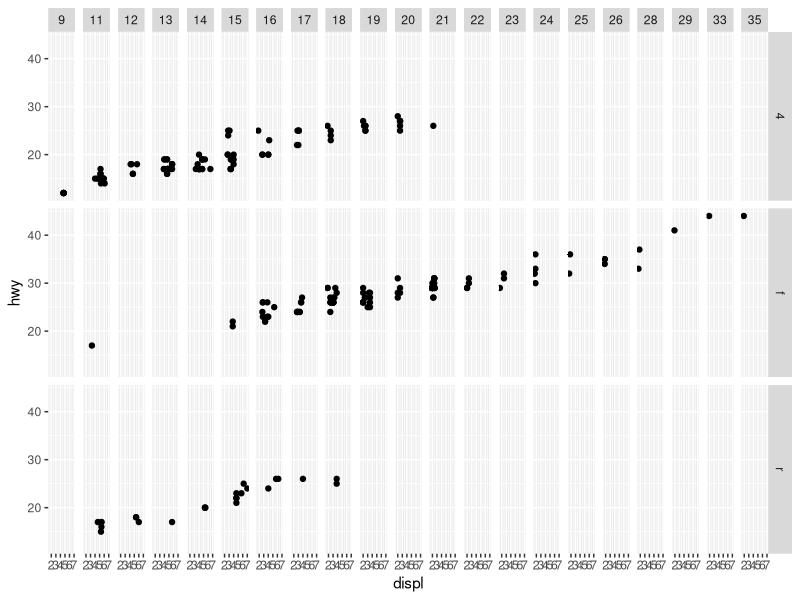
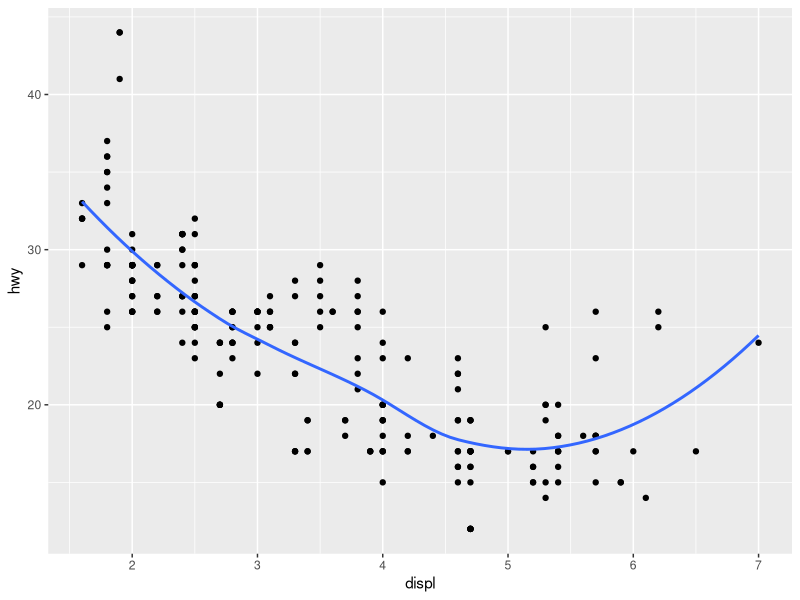
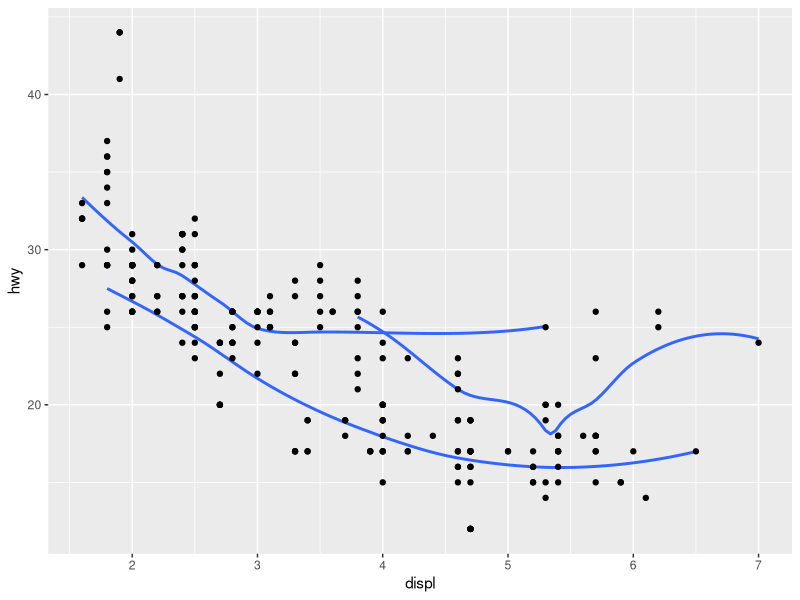
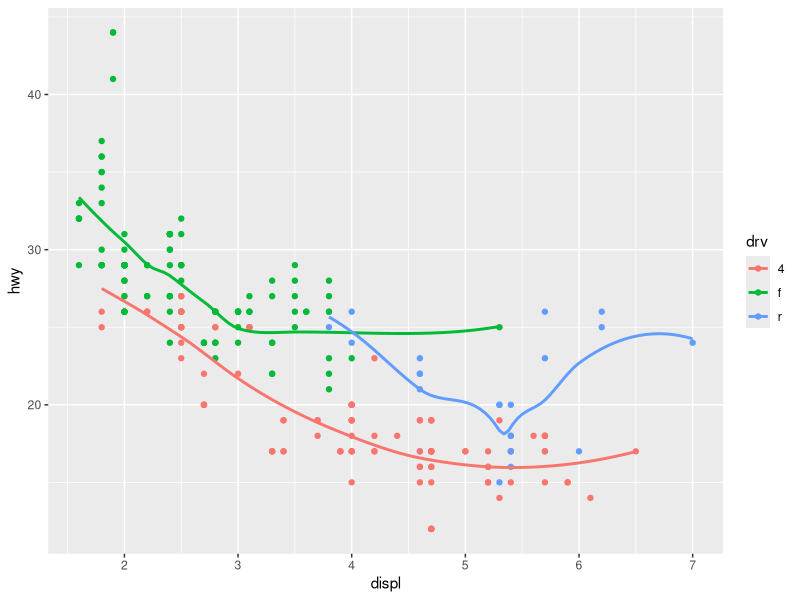
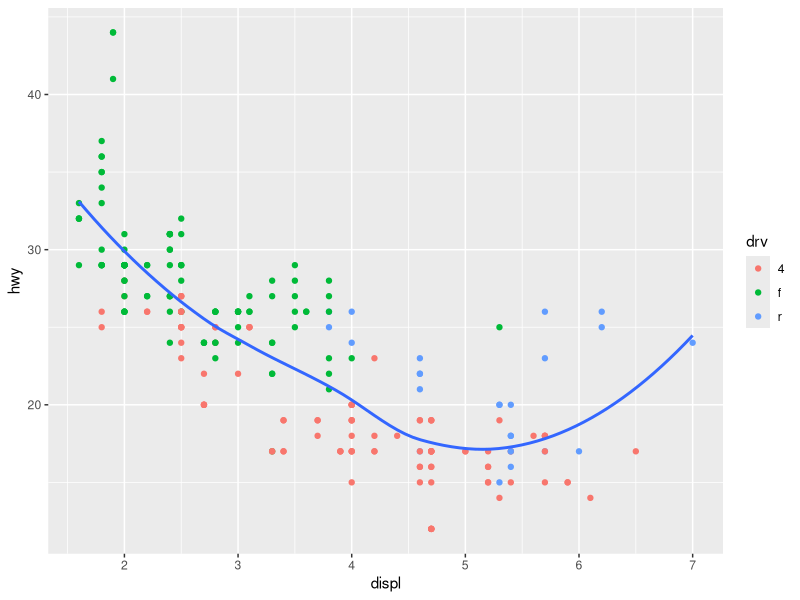
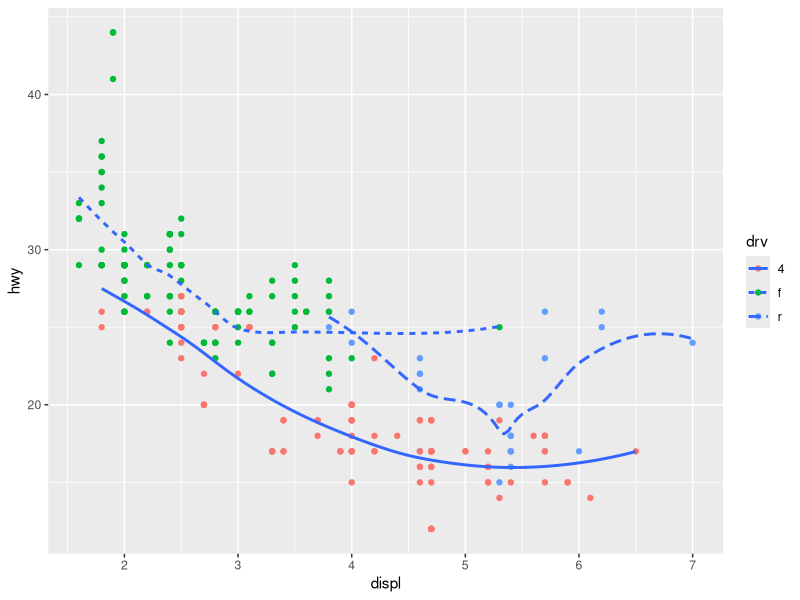
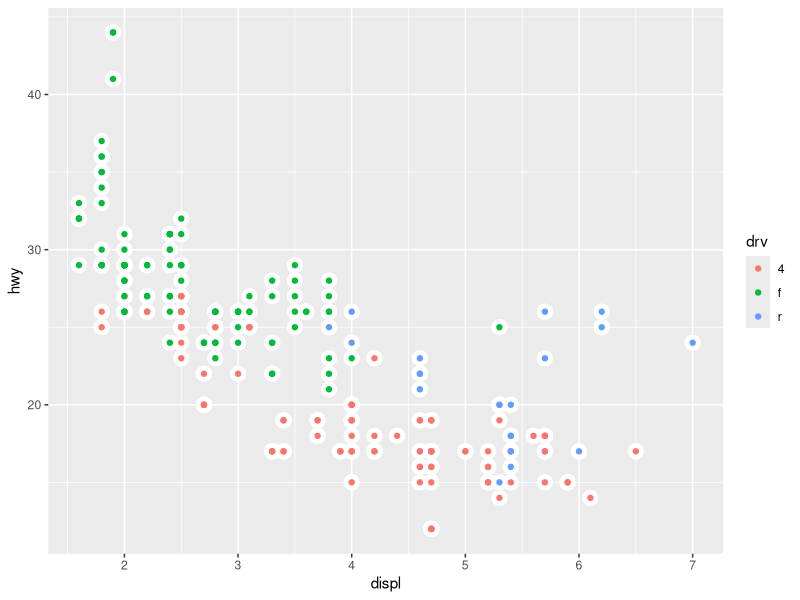
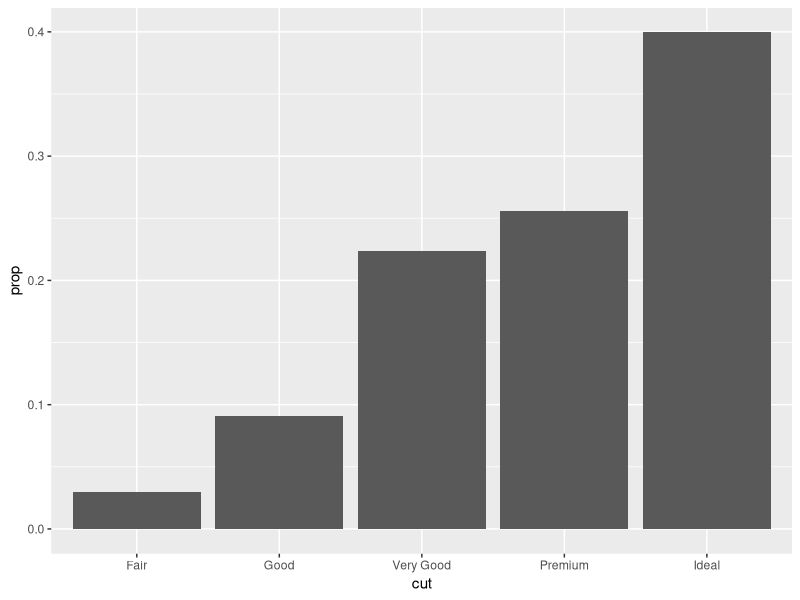

Write the R code that produced these figures, in order.
## ---- chunk 1
knitr::opts_chunk$set(echo = TRUE)
library('tidyverse')
## ---- chunk 2
ggplot(data = mpg) + 
  geom_point(mapping = aes(x = displ, y = hwy)) + 
  facet_grid(drv ~ cty)
## ---- chunk 3
ggplot(data = mpg, mapping = aes(x = displ, y = hwy)) + 
  geom_point() + 
  geom_smooth(se=FALSE)

ggplot(data = mpg, mapping = aes(x = displ, y = hwy)) + 
    geom_smooth(aes(group = drv),se=FALSE) +
    geom_point()

ggplot(data = mpg, mapping = aes(x = displ, y = hwy, color = drv)) + 
  geom_point() + 
  geom_smooth(aes(group = drv), se=FALSE)

ggplot(data = mpg, mapping = aes(x = displ, y = hwy)) + 
  geom_point(aes(color=drv)) + 
  geom_smooth(se=FALSE)

ggplot(data = mpg, mapping = aes(x = displ, y = hwy)) + 
  geom_point(aes(color=drv)) + 
  geom_smooth(aes(linetype = drv),se=FALSE) 

ggplot(data = mpg, mapping = aes(x = displ, y = hwy)) + 
  geom_point(shape = 21, stroke = 3, color = "white") +
  geom_point(mapping = aes(color=drv))
## ---- chunk 4
ggplot(data = diamonds) + 
  geom_bar(mapping = aes(x = cut, y = ..prop.., group = 1))
ggplot(data = diamonds) + 
  geom_bar(mapping = aes(x = cut, y = ..prop.. , group = color, fill = color))
## ---- chunk 5
ggplot(mpg) +
  geom_boxplot(aes(class, hwy, fill = drv))
